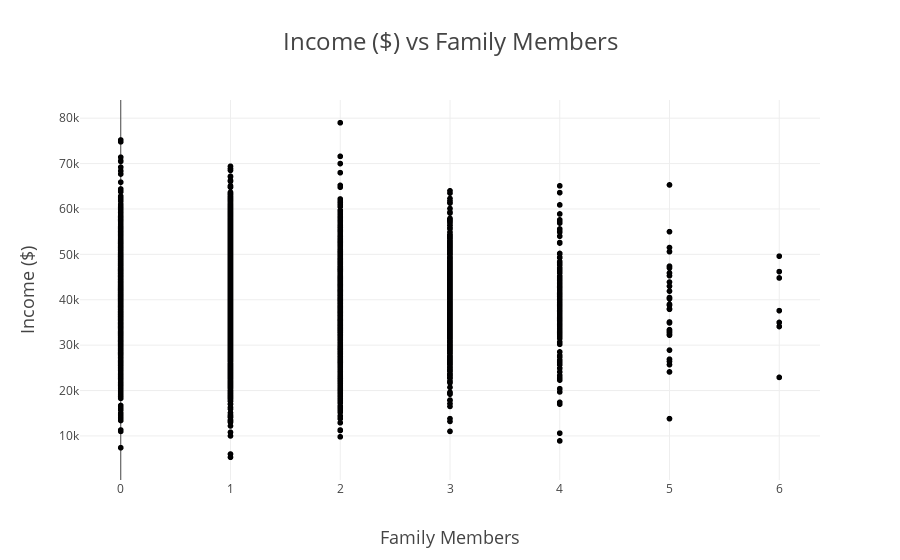
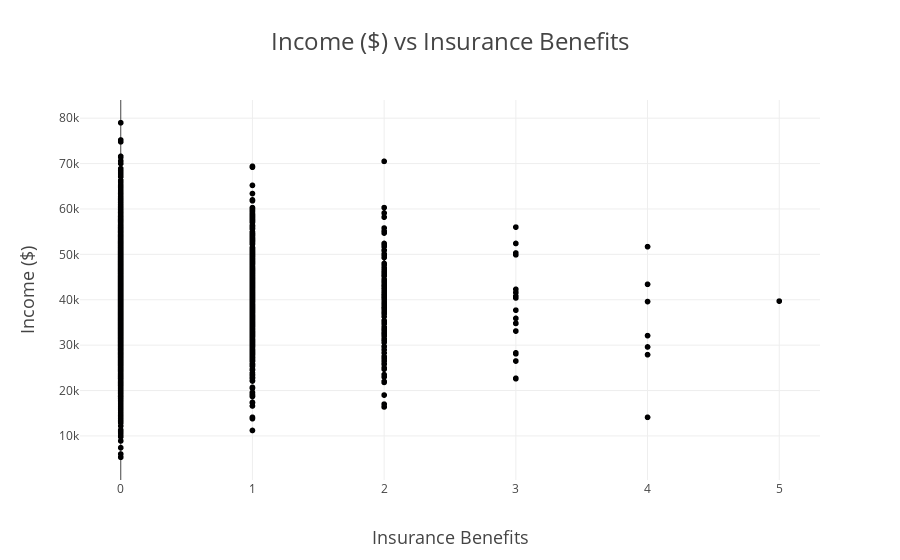

The notebook cell saved with these charts, in order:
### Code cell
# Show plots
fig_family_salary.show()
fig_ins_benefits_salary.show()

### Figure 1 — Plotly figure (JSON) as saved in the notebook; plotly's stock layout.template omitted (floating-point values rounded to 4 significant figures; data arrays with more than 128 entries replaced by an {"elided": "..."} marker saying what was removed)
{"data": [{"hovertemplate": "Family Members=%{x}<br>Income ($)=%{y}<extra></extra>", "legendgroup": "", "marker": {"color": "#000001", "symbol": "circle"}, "mode": "markers", "name": "", "showlegend": false, "type": "scattergl", "x": {"elided": "4847 int values"}, "xaxis": "x", "y": {"elided": "4847 float values"}, "yaxis": "y"}], "layout": {"autosize": true, "legend": {"tracegroupgap": 0}, "title": {"font": {"size": 24}, "text": "Income ($) vs Family Members", "x": 0.5}, "xaxis": {"anchor": "y", "autorange": true, "domain": [0, 1], "range": [-0.3626, 6.363], "title": {"font": {"size": 18}, "text": "Family Members"}, "type": "linear"}, "yaxis": {"anchor": "x", "autorange": true, "domain": [0, 1], "range": [-782.0, 85080.0], "title": {"font": {"size": 18}, "text": "Income ($)"}, "type": "linear"}}}

### Figure 2 — Plotly figure (JSON) as saved in the notebook; plotly's stock layout.template omitted (floating-point values rounded to 4 significant figures; data arrays with more than 128 entries replaced by an {"elided": "..."} marker saying what was removed)
{"data": [{"hovertemplate": "Insurance Benefits=%{x}<br>Income ($)=%{y}<extra></extra>", "legendgroup": "", "marker": {"color": "#000001", "symbol": "circle"}, "mode": "markers", "name": "", "showlegend": false, "type": "scattergl", "x": {"elided": "4847 int values"}, "xaxis": "x", "y": {"elided": "4847 float values"}, "yaxis": "y"}], "layout": {"autosize": true, "legend": {"tracegroupgap": 0}, "title": {"font": {"size": 24}, "text": "Income ($) vs Insurance Benefits", "x": 0.5}, "xaxis": {"anchor": "y", "autorange": true, "domain": [0, 1], "range": [-0.3022, 5.302], "title": {"font": {"size": 18}, "text": "Insurance Benefits"}, "type": "linear"}, "yaxis": {"anchor": "x", "autorange": true, "domain": [0, 1], "range": [-782.0, 85080.0], "title": {"font": {"size": 18}, "text": "Income ($)"}, "type": "linear"}}}
